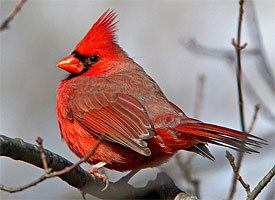
%> input picture hw3/cardinal1.jpg, 275 x 200 px
$ octave --eval "result = extract_keypoints(imread('cardinal1.jpg'));"   (GNU Octave 9; MATLAB toolbox functions it lacks are replaced by stand-ins)
%> lines starting %> are read from the running program, lines starting %| are printed output that depends on the picture
function [x, y, scores, Ih, Iv] = extract_keypoints(image)

%set up and preprocessing
k = 0.05;
window_size = 5;
thres = 10000000;
x = [];
y = [];
scores = [];

im = rgb2gray(image);
im = im2double(im);


num_rows = size(im, 1);
num_cols = size(im, 2);

R = zeros([num_rows num_cols]);

%Gradients
h1 = [-1 0 1;-1 0 1;-1 0 1];
h2 = [-1 0 1; -1 0 1; -1 0 1]';
Ih = imfilter(im, h1);
Iv = imfilter(im, h2);

Ih2 = Ih.^2;
Iv2 = Iv.^2;
Ixy = Ih.*Iv;


%computing Matrix and R
for i = 3:num_rows-3
    for j = 3:num_cols-3
        pixel = 1;
        for n =1:window_size
            for z =1:window_size
                X(pixel) = Ih2(i-3+n,j-3+z);
                Y(pixel) = Iv2(i-3+n, j-3+z);
                XY(pixel) = Ixy(i-3+n, j-3+z);
                pixel= pixel+1;
            end
        end
        M = [sum(X), sum(XY); sum(XY),sum(Y)];
        R(i,j) = det(M) - k*(trace(M)).^2;
    end
end
%threshold r and remove unwanted values
Rvect = R(:);
r_sort = sort(Rvect);
[s,~] = size(Rvect);
thres = r_sort(s-100);

R(R < thres) = 0;
imagesc(R);
num_rows = size(R, 1);
num_cols = size(R, 2);

%create x and y and scores vectors
for i=1: num_rows
    for j = 1:num_cols
        ind = 1;
        if R(i,j) > 0
            x = [x,j];
            y = [y,i];
            scores = [scores,R(i,j)];
            ind=ind+1;
        end
    end
end


end
%> in extract_keypoints, `im = rgb2gray(image);`:
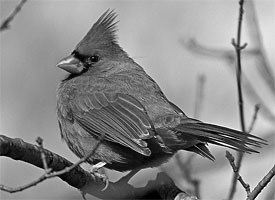
%> im: size 200x275 uint8; min 0, max 254, mean 137.1
%> in extract_keypoints, `Ih = imfilter(im, h1);`:
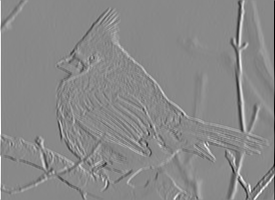
%> Ih: size 200x275 double; min -2.65, max 2.28, mean 0.000956; drawn with min black and max white
%> in extract_keypoints, `Iv = imfilter(im, h2);`:
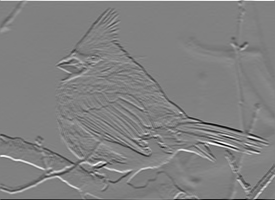
%> Iv: size 200x275 double; min -2.76, max 2.69, mean -0.00359; drawn with min black and max white
%> in extract_keypoints, `Ixy = Ih.*Iv;`:
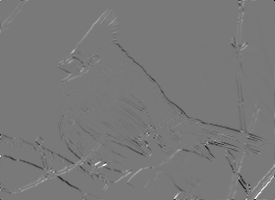
%> Ixy: size 200x275 double; min -2.67, max 2.94, mean -0.0091; drawn with min black and max white
%> after the loop in extract_keypoints, `for i = 3:num_rows-3`:
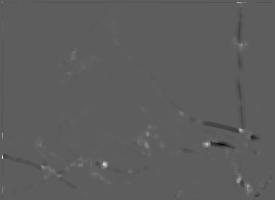
%> R: size 200x275 double; min -320.8, max 551, mean 0; drawn with min black and max white
%> after the loop in extract_keypoints, `for i = 3:num_rows-3`: X = 25 values, max 0.127 at index 10, min 0.000138 at index 18, mean 0.0298; XY = 25 values, max 0.0492 at index 25, min -0.00744 at index 22, mean 0.0102; Y = 25 values, max 0.034 at index 25, min 3.08e-33 at index 20, mean 0.00931
%> in extract_keypoints, `thres = r_sort(s-100);`: thres = 124.3
%> in extract_keypoints, `R(R < thres) = 0;`:
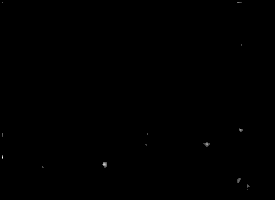
%> R: size 200x275 double; min 0, max 551, mean 0.4; drawn with min black and max white
%> after the loop in extract_keypoints, `for i=1: num_rows`: scores = 101 values, max 551 at index 52, min 124.3 at index 9, mean 205.6; x = 101 values, max 250 at index 99, min 3 at index 1, mean 173.1; y = 101 values from 3 to 190
%> `result = extract_keypoints(imread('cardinal1.jpg'));`:
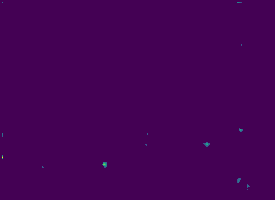
%> displayed picture: size 200x275x3, on the screen's scale of 0 to 255; mean R, G, B 68, 1.2, 84.1
%> `result = extract_keypoints(imread('cardinal1.jpg'));`: result has the same summary as x in extract_keypoints
